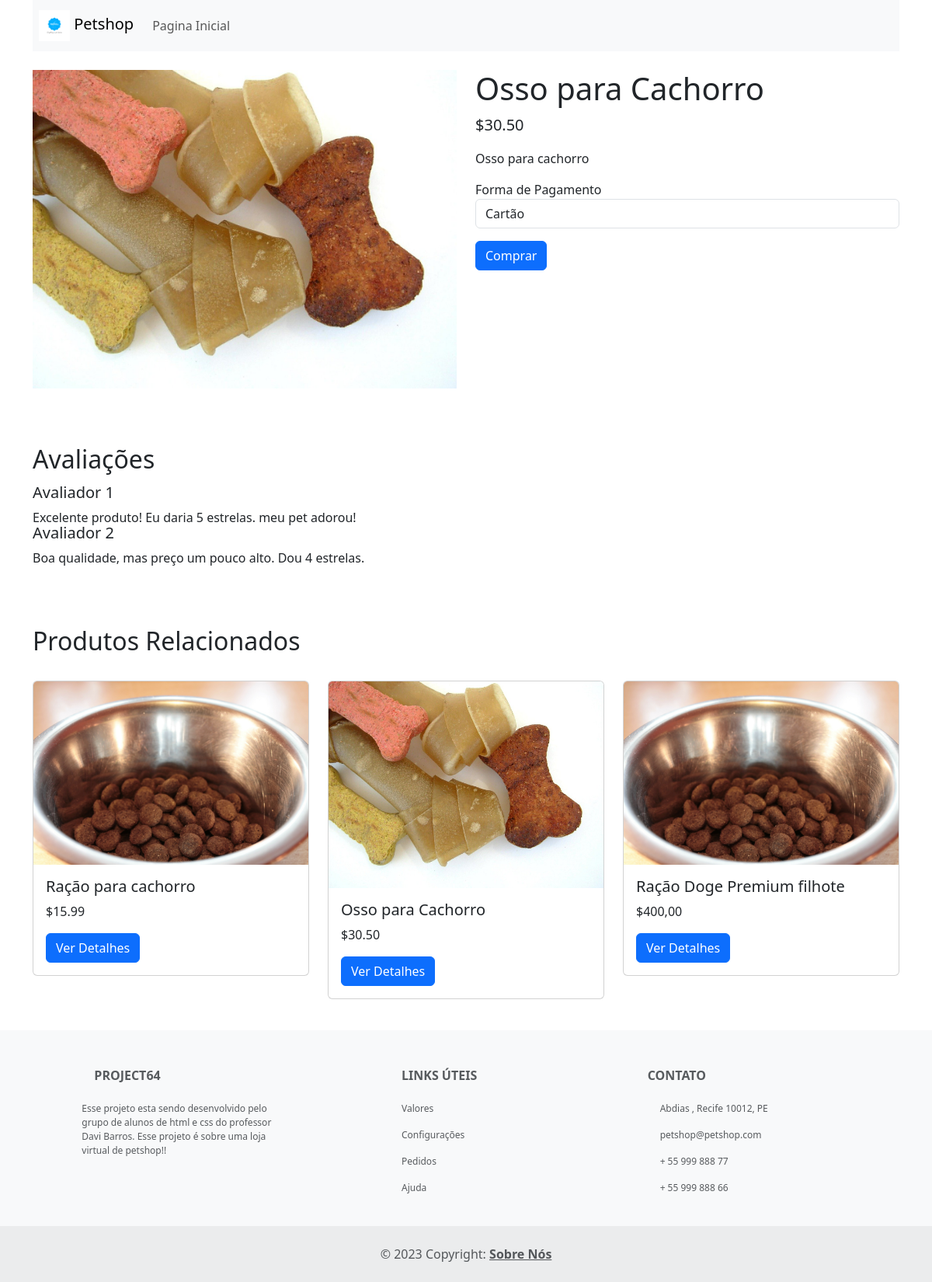
Screenshot of /produtos/produto.php?id=2 with the database file from the repository.
### tables this page shows
CREATE TABLE `produtos` (
  `id` int(25) NOT NULL,
  `nome` text NOT NULL,
  `preco` text NOT NULL,
  `descricao` text NOT NULL,
  `url` text NOT NULL,
  `imagem` text NOT NULL,
  `grupo` text NOT NULL,
  `subcategoria` text NOT NULL
);

### produtos/produto.php (the view, shortened to what this page needs)
<?php
include("../login/php/config.php");
$id = $_GET['id'];
$sql = $db->prepare("SELECT * FROM `produtos` WHERE id = ?");
$sql->execute(array($id));
$produtos = $sql->fetchAll();
?>
<!DOCTYPE html>
<html>
<head>
    <link rel="stylesheet" href="../style.css">
    <link rel="stylesheet" href="https://cdn.jsdelivr.net/npm/bootstrap@5.3.0/dist/css/bootstrap.min.css">
</head>
<body>
    <header class="container">
        <nav class="navbar navbar-expand-lg navbar-light bg-light" style="background-color: cornflowerblue;" style="padding-left: 8px;">
            <a class="navbar-brand" href="../" style="padding-left: 8px;"> <img src="../assets/logos/logo_size.jpg" alt="logo" width="40" height="40"> Petshop</a>
            <div class="collapse navbar-collapse" id="navbarNav">
                <ul class="navbar-nav">
                    <li class="nav-item">
                        <a class="nav-link" href="../">Pagina Inicial</a>
                    </li>
                </ul>
            </div>
        </nav>
    </header>
    <main class="container mt-4">
        <div class="row">
            <div class="col-lg-6">
                <img src="../assets/high/<?php echo $produtos[0]['imagem']; ?>" class="img-fluid" alt="Osso para Cachorro">
            </div>
            <div class="col-lg-6">
                <h1><?php echo $produtos[0]['nome']; ?></h1>
                <p class="lead"><?php echo $produtos[0]['preco']; ?></p>
                <p><?php echo $produtos[0]['descricao']; ?></p>
                <div class="mb-3">
                    <label for="opcoes">Forma de Pagamento</label>
                    <select class="form-control" id="opcoes">
                        <option>Cartão</option>
                    </select>
                </div>
                <button class="btn btn-primary" onclick="conf()">Comprar</button>
            </div>
        </div>
    </main>
    <br><br>
    <section class="container mt-4">
        <h2>Avaliações</h2>
        <br>
        <div class="media">
            <div class="media-body">
                <h5 class="mt-0">Avaliador 1</h5>
                <p>Excelente produto! Eu daria 5 estrelas. meu pet adorou!</p>
            </div>
        </div>
        <div class="media">
            <div class="media-body">
                <h5 class="mt-0">Avaliador 2</h5>
                <p>Boa qualidade, mas preço um pouco alto. Dou 4 estrelas.</p>
            </div>
        </div>
    </section>
    <section class="container mt-4">
        <br><br><br>
        <h2>Produtos Relacionados</h2><br>
        <div class="row">
            <?php
            $grupo = $produtos[0]['grupo'];
            $subcategoria = $produtos[0]['subcategoria'];
            $i = 0;
            $sql = $db->prepare("SELECT * FROM `produtos` WHERE grupo = ? OR subcategoria = ?");
            $sql->execute(array($grupo, $subcategoria));
            $relacionados = $sql->fetchAll();
            foreach ($relacionados as $key => $value) {
                if ($i < 3) {
            ?>
                <div class="col-lg-4">
                    <div class="card">
                        <img src="../assets/high/<?php echo $value["imagem"]; ?>" class="card-img-top" alt="Produto Relacionado 1">
                        <div class="card-body">
                            <h5 class="card-title"><?php echo $value["nome"]; ?></h5>
                            <p class="card-text"><?php echo $value["preco"]; ?></p>
                            <a href="produto.php?id=<?php echo $value["id"]; ?>" class="btn btn-primary">Ver Detalhes</a>
                        </div>
                    </div>
                </div>
            <?php $i++;
                }
            } ?>
        </div>
    </section>
    <footer class="text-center text-lg-start bg-light text-muted">
            <section class="">
                <div class="container text-center text-md-start mt-5">
                    <div class="row mt-3">
                        <div class="col-md-3 col-lg-4 col-xl-3 mx-auto mb-4">
                            <h6 class="text-uppercase fw-bold mb-4">
                                <i class="fas fa-gem me-3"></i>PROJECT64
                            </h6>
                            <p>
                                Esse projeto esta sendo desenvolvido pelo grupo de alunos de html e css do
                                professor Davi Barros. Esse projeto é sobre uma loja virtual de petshop!!
                            </p>
                        </div>
                        <div class="col-md-3 col-lg-2 col-xl-2 mx-auto mb-4">
                            <h6 class="text-uppercase fw-bold mb-4">
                                LINKS ÚTEIS
                            </h6>
                            <p>
                                <a href="#!" class="text-reset">Valores</a>
                            </p>
                            <p>
                                <a href="#!" class="text-reset">Configurações</a>
                            </p>
                            <p>
                                <a href="#!" class="text-reset">Pedidos</a>
                            </p>
                            <p>
                                <a href="#!" class="text-reset">Ajuda</a>
                            </p>
                        </div>
                        <div class="col-md-4 col-lg-3 col-xl-3 mx-auto mb-md-0 mb-4">
                            <h6 class="text-uppercase fw-bold mb-4">Contato</h6>
                            <p><i class="fas fa-home me-3"></i> Abdias , Recife 10012, PE</p>
                            <p>
                                petshop@petshop.com
                            </p>
                            <p><i class="fas fa-phone me-3"></i> + 55 999 888 77</p>
                            <p><i class="fas fa-print me-3"></i> + 55 999 888 66</p>
                        </div>
                    </div>
                </div>
            </section>
            <div class="text-center p-4" style="background-color: rgba(0, 0, 0, 0.05);">
                © 2023 Copyright:
                <a class="text-reset fw-bold" href="SobreNos.html">Sobre Nós</a>
            </div>
        </footer>
</body>
</html>

### style.css (style rules this page uses)
* { margin: 0; padding: 0; }
html { scroll-behavior: smooth; height: 100%; }
body { background-color: #f1f3f4; font-family: theFont;height: 100%; }
footer { margin-top: 40px; padding-top: 1px; background: #222; color: #fff; }
footer p { font-size: 12px; }
.media { margin: -20px 0; }
footer .row a:any-link { text-decoration: none; color: white; }

### rows the page displays
produtos: imagem (picture), nome "Osso para Cachorro", preco "$30.50", descricao "Osso para cachorro"
produtos: imagem (picture), nome "Ração para cachorro", preco "$15.99"
produtos: imagem (picture), nome "Ração Doge Premium filhote", preco "$400,00"
